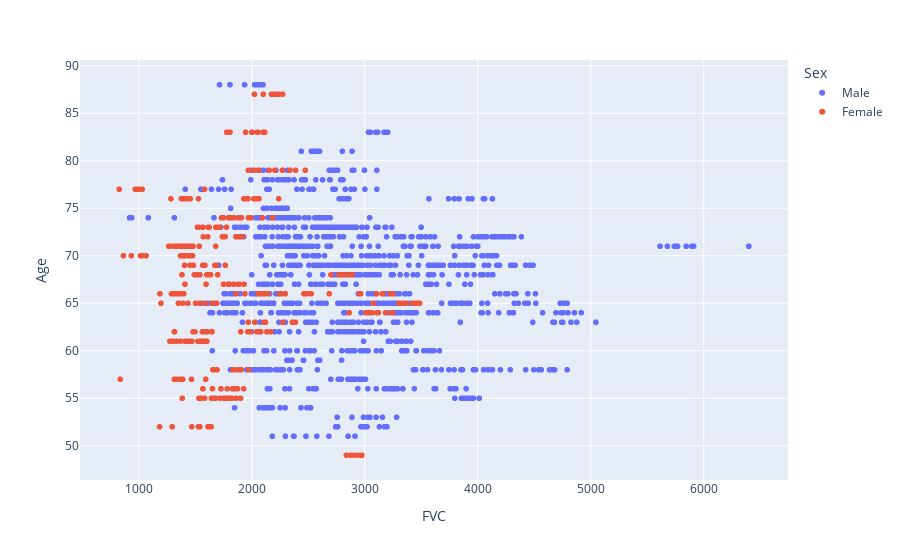

The code cell stored with this chart in its notebook:
### Markdown cell above
### Age and Sex against FVC

### Code cell
fig = px.scatter(train_df, x="FVC", y="Age", color='Sex')
fig.show()

### Figure 1 — Plotly figure (JSON) as saved in the notebook; plotly's stock layout.template omitted (floating-point values rounded to 4 significant figures; data arrays with more than 128 entries replaced by an {"elided": "..."} marker saying what was removed)
{"data": [{"hovertemplate": "Sex=Male<br>FVC=%{x}<br>Age=%{y}<extra></extra>", "legendgroup": "Male", "marker": {"color": "#636efa", "symbol": "circle"}, "mode": "markers", "name": "Male", "showlegend": true, "type": "scattergl", "x": {"elided": "1224 int values"}, "xaxis": "x", "y": {"elided": "1224 int values"}, "yaxis": "y"}, {"hovertemplate": "Sex=Female<br>FVC=%{x}<br>Age=%{y}<extra></extra>", "legendgroup": "Female", "marker": {"color": "#EF553B", "symbol": "circle"}, "mode": "markers", "name": "Female", "showlegend": true, "type": "scattergl", "x": {"elided": "325 int values"}, "xaxis": "x", "y": {"elided": "325 int values"}, "yaxis": "y"}], "layout": {"legend": {"title": {"text": "Sex"}, "tracegroupgap": 0}, "margin": {"t": 60}, "xaxis": {"anchor": "y", "domain": [0, 1], "title": {"text": "FVC"}}, "yaxis": {"anchor": "x", "domain": [0, 1], "title": {"text": "Age"}}}}
